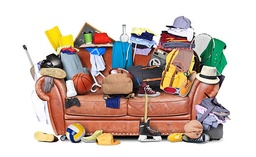
#> input picture MyApp/Apps/Object_Detection/Images/Couch.jpg, 256 x 157 px, shrunk from 612 x 376 before the run, found by its file name; its folder holds 6 pictures in this run
$ python Test.py
#> lines starting #> are read from the running program, lines starting #| are printed output that depends on the picture; after the words box and inside, x2 and y2 are one past the last pixel; in counts of white or black regions, pixels touching at a corner belong together
from PIL import Image
import os

class ImageProcessor:
    def __init__(self, image_path):
        self.image_path = image_path
        self.save_base_folder = r"MyApp\Apps\Object_Detection\Images"
        self.get_pixel_data()
        self.width, self.height = self.image.size

        self.GR_Ratio = []
        self.BR_Ratio = []
        self.R_Ratio = []

        self.RG_Ratio = []
        self.BG_Ratio = []
        self.G_Ratio = []

        self.RB_Ratio = []
        self.GB_Ratio = []
        self.B_Ratio = []

        self.grayscale_pixel_data=[]

        self.RED = 0
        self.GREEN = 1
        self.BLUE = 2

        #initial functions
        self.convert_to_grayscale()
        self.grayscale_convert_to_bw(0.2)
        self.refine_area(self.BW_pixel_data,1,0.1)
        self.find_edge(self.refined_pixels)
        self.blur_image(self.pixel_data, 4)

        self.get_rgb_ratio()

        self.pixels_to_image(self.ratios[self.RED], "RED")
        self.pixels_to_image(self.ratios[self.GREEN], "GREEN")
        self.pixels_to_image(self.ratios[self.BLUE], "BLUE")

        self.pixels_to_image(self.RG_Ratio, "REDGREEN")
        self.pixels_to_image(self.GB_Ratio, "GREENBLUE")
        self.pixels_to_image(self.BR_Ratio, "BLUERED")


        #self.refine_area(self.BWpixels,1,0.5)

    def get_pixel_data(self):
        try:
            self.image = Image.open(self.image_path)
#> self.image is the input picture: PIL image 256x157 RGB; mean R, G, B 204.6, 189.4, 181
            self.image = self.image.convert("RGB")
            self.pixel_data = list(self.image.getdata())
#> self.pixel_data = 40192 items
        except FileNotFoundError:
            print(f"Error: Image File not found at {self.image_path}")
            return None
        except Exception as e:
            print(f"An error has occured: {e}")
            return None

    def get_rgb_ratio(self):
        RED = 0
        GREEN = 1
        BLUE = 2

        for index, pixel in enumerate(self.pixel_data):
            if pixel[RED] != 0:                             #will avoid NULLS
                self.GR_Ratio.append(pixel[GREEN]/pixel[RED])
                self.BR_Ratio.append(pixel[BLUE]/pixel[RED])
                self.R_Ratio.append(self.GR_Ratio[index] + self.BR_Ratio[index])
            else:                                               #Set NULLS as None
                self.GR_Ratio.append(0)
                self.BR_Ratio.append(0)
                self.R_Ratio.append(0)

            if pixel[GREEN] != 0:                             #will avoid NULLS
                self.RG_Ratio.append(pixel[RED]/pixel[GREEN])
                self.BG_Ratio.append(pixel[BLUE]/pixel[GREEN])
                self.G_Ratio.append(self.RG_Ratio[index] + self.BG_Ratio[index])
            else:                                               #Set NULLS as None
                self.RG_Ratio.append(0)
                self.BG_Ratio.append(0)
                self.G_Ratio.append(0)

            if pixel[BLUE] != 0:                             #will avoid NULLS
                self.RB_Ratio.append(pixel[RED]/pixel[BLUE])
                self.GB_Ratio.append(pixel[GREEN]/pixel[BLUE])
                self.B_Ratio.append(self.RB_Ratio[index] + self.GB_Ratio[index])
            else:                                               #Set NULLS as None
                self.RB_Ratio.append(0)
                self.GB_Ratio.append(0)
                self.B_Ratio.append(0)

        self.ratios = [self.R_Ratio, self.G_Ratio, self.B_Ratio]
        #print(self.RB_Ratio)

    def pixels_to_image(self, pixel_list, save_name):
        valid_values = [p for p in pixel_list if p is not None]

        if not valid_values:
            print("No valid pixel data to create image")

        # Find min and max to normalize
        min_val = min(valid_values)
        max_val = max(valid_values)
        avg_val = sum(valid_values)/len(valid_values)
        #print(f"min_value = {min_val}")
        #print(f"max_value = {max_val}")

        def normalize(value):
            # Normalize ratio to 0-255
            if value is None:
                return 0
            if max_val == min_val:
                return 0
            norm = int(255 * (value - min_val) / (max_val - min_val))
            if value >= avg_val:
                norm = 255
            else:
                norm = 0
            return max(0, min(255, norm))

        self.BWpixels = [ (normalize(p), normalize(p), normalize(p)) for p in pixel_list]

        new_img = Image.new("RGB", (self.width, self.height))
        new_img.putdata(self.BWpixels)
        self.save_as_jpg(save_name, new_img)

    def blur_image(self, pixel_list, blur_amount = 0):                  #Use black and white pixel list (for now)
        self.blurred_pixels = []

        for current_height in range(0, self.height): #check parameter (width)
            for current_width in range(0, self.width): #check parameter (height)
                total_value = 0
                count = 0
                for check_range_height in range(-blur_amount, blur_amount + 1): #check parameter (width)
                    for check_range_width in range(-blur_amount, blur_amount + 1): #check parameter (height)
                        x = current_width + check_range_width
                        y = current_height + check_range_height
                        if 0 <= x < self.width and 0 <= y < self.height:  # bounds check
                            index = y * (self.width)+ x
                            total_value += pixel_list[index][0]
                            count += 1

                if count > 0:
                    Average = total_value // count
                else:
                    Average = 0

                self.blurred_pixels.append((Average,Average,Average))


        #print(self.refined_pixels)
        new_img = Image.new("RGB", (self.width, self.height))
        new_img.putdata(self.blurred_pixels)
        self.save_as_jpg("Blurred", new_img)

    def refine_area(self, pixel_list, area_check = 0, tolerance = 0.5):                  #Use black and white pixel list (for now)
        self.refined_pixels = []

        for current_height in range(0, self.height): #check parameter (height)
            for current_width in range(0, self.width): #check parameter (width)
                total_value = 0
                white_count = 0
                count = 0
                for check_range_height in range(-area_check, area_check + 1): #check parameter (height)
                    for check_range_width in range(-area_check, area_check + 1): #check parameter (width)
                        x = current_width + check_range_width
                        y = current_height + check_range_height
                        if 0 <= x < self.width and 0 <= y < self.height:  # bounds check

                            index = y * (self.width)+ x

                            #print(f"index {index}")
                            total_value = pixel_list[index]
                            if total_value == 0:
                                white_count += 1


                            count += 1
                            #print(f"Average = {Average}")

                #print(f"Average = {Average}")
                if count > 0:
                    if white_count <= count * tolerance:
                        total_value = 255
                    else:
                        total_value = 0
                else:
                    total_value = 0


                self.refined_pixels.append((total_value, total_value, total_value))


        #print(self.refined_pixels)
        new_img = Image.new("RGB", (self.width, self.height))
        new_img.putdata(self.refined_pixels)
        self.save_as_jpg("Refined", new_img)

# region Greyscale functions

    def convert_to_grayscale(self, image = None):
        if image is None:
            image = self.image
        self.grayscale_image = image.convert('L')
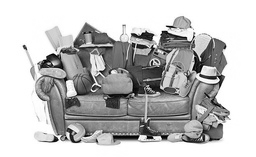
#> self.grayscale_image: PIL image 256x157 L; min 0, max 255, mean 193
        self.grayscale_pixel_data = list(self.grayscale_image.getdata())
#> self.grayscale_pixel_data = 40192 items
        self.save_as_jpg("GreyScale", self.grayscale_image)

    def grayscale_convert_to_bw(self, alpha = 0.5):
#> called with alpha = 0.2
        self.BW_pixel_data = []
        for index in range(0,len(self.grayscale_pixel_data)):
            if self.grayscale_pixel_data[index] >= 255*alpha:
                self.BW_pixel_data.append(255)
            else:
                self.BW_pixel_data.append(0)
#> after the loop, self.BW_pixel_data = 40192 items

        new_img = Image.new('L', (self.width, self.height))
#> new_img: PIL image 256x157 L; every value is 0
        new_img.putdata(self.BW_pixel_data)
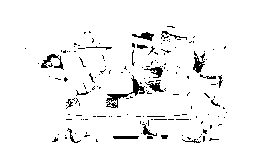
#> new_img: PIL image 256x157 L; 95.3% white; black in thin lines or dots, all inside (x1, y1, x2, y2) = (25, 26, 227, 143)
#> in refine_area, `new_img = Image.new("RGB", (self.width, self.height))`: new_img: PIL image 256x157 RGB; every value is 0
#> in refine_area, `new_img.putdata(self.refined_pixels)`: new_img: PIL image 256x157 RGB; 87.1% white; 67 black regions (28 under 20 px), largest, box (x1, y1, x2, y2) and area: (105, 59, 169, 109) 1084, (112, 115, 192, 140) 534, (192, 50, 224, 89) 440
        save_base_path = os.path.join(self.save_base_folder,"BW_image.jpg")

        new_img.save(save_base_path)

    def find_edge(self, pixel_list):
        self.edge_pixels = []
        self.edge = []
        for current_height in range(0, self.height): #check parameter (height)
            for current_width in range(0, self.width): #check parameter (width)
                global_index = current_height * (self.width) + current_width
                total_value = 0
                same_as_parent_count = 0
                count = 0
                for check_range_height in range(-1, 1): #check parameter (height)
                    for check_range_width in range(-1, 1): #check parameter (width)
                        x = current_width + check_range_width
                        y = current_height + check_range_height
                        if 0 <= x < self.width and 0 <= y < self.height:  # bounds check
                            count += 1
                            index = y * (self.width) + x
                            value = pixel_list[index]
                            if value == pixel_list[global_index]:
                                same_as_parent_count += 1

                if same_as_parent_count in range(4,6):
                    total_value = 255
                else:
                    total_value = 0
                self.edge.append((255, total_value,total_value ))
#> after the loop, self.edge = 40192 items

        new_img = Image.new("RGB", (self.width, self.height))
        new_img.putdata(self.edge)
        self.save_as_jpg("Edge_pixels", new_img)


# end region


    def save_as_jpg(self, save_name, image = None):
        try:
            if not save_name.lower().endswith('.jpg'):
                save_name += '.jpg'
            save_base_path = os.path.join(self.save_base_folder,save_name)
            image.save(save_base_path, "JPEG")

            print(f"Image saved as JPEG to {save_base_path}")
        except Exception as e:
            print(f"An error has occured: {e}")


if __name__ == "__main__":
    image = ImageProcessor(r"MyApp\Apps\Object_Detection\Images\Couch.jpg")
#> in blur_image, `new_img.putdata(self.blurred_pixels)`:
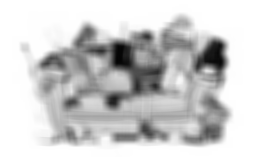
#> new_img: PIL image 256x157 RGB; min 3, max 255, mean 204.3
#> in pixels_to_image, `min_val = min(valid_values)`: min_val = 0
#> in pixels_to_image, `max_val = max(valid_values)`: max_val = 385
#> in pixels_to_image, `avg_val = sum(valid_values)/len(valid_values)`: avg_val = 2.82
#> in normalize, `norm = int(255 * (value - min_val) / (max_val - min_val))`: norm = 1
#> in pixels_to_image, `self.BWpixels = [ (normalize(p), normalize(p), normalize(p)) for p in ..`: self.BWpixels = 40192 items
#> in pixels_to_image, `new_img.putdata(self.BWpixels)`: new_img: PIL image 256x157 RGB; 3.7% white; 33 white regions (26 under 20 px), largest, box (x1, y1, x2, y2) and area: (200, 38, 227, 75) 547, (112, 41, 133, 70) 464, (85, 47, 106, 56) 120
#> in pixels_to_image (call 2), `new_img.putdata(self.BWpixels)`: new_img: PIL image 256x157 RGB; 26.8% white; 52 white regions (47 under 20 px), largest, box (x1, y1, x2, y2) and area: (36, 31, 229, 143) 10077, (92, 32, 113, 45) 216, (169, 17, 191, 29) 158, (131, 32, 156, 44) 146, (37, 62, 44, 70) 33
#> call 3 of pixels_to_image, with save_name = 'BLUE'
#> in pixels_to_image (call 3), `max_val = max(valid_values)`: max_val = 483
#> in pixels_to_image (call 3), `avg_val = sum(valid_values)/len(valid_values)`: avg_val = 2.86
#> in pixels_to_image (call 3), `new_img.putdata(self.BWpixels)`:
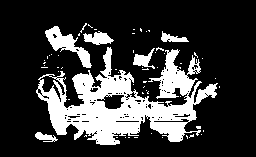
#> new_img: PIL image 256x157 RGB; 23% white; 61 white regions (55 under 20 px), largest, box (x1, y1, x2, y2) and area: (36, 47, 218, 145) 7629, (45, 26, 92, 68) 666, (83, 31, 114, 45) 261, (133, 48, 155, 69) 203, (161, 31, 189, 42) 153, (35, 132, 58, 142) 128
#> call 4 of pixels_to_image, with save_name = 'REDGREEN'
#> in pixels_to_image (call 4), `max_val = max(valid_values)`: max_val = 62.5
#> in pixels_to_image (call 4), `avg_val = sum(valid_values)/len(valid_values)`: avg_val = 1.21
#> in pixels_to_image (call 4), `new_img.putdata(self.BWpixels)`:
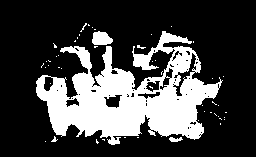
#> new_img: PIL image 256x157 RGB; 26.5% white; 51 white regions (48 under 20 px), largest, box (x1, y1, x2, y2) and area: (36, 31, 223, 145) 10221, (92, 31, 113, 45) 224, (169, 137, 183, 142) 47
#> in pixels_to_image (call 5), `max_val = max(valid_values)`: max_val = 230
#> in pixels_to_image (call 5), `avg_val = sum(valid_values)/len(valid_values)`: avg_val = 1.26
#> in pixels_to_image (call 5), `new_img.putdata(self.BWpixels)`:
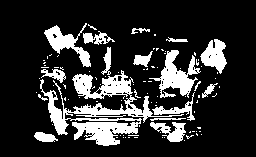
#> new_img: PIL image 256x157 RGB; 19.2% white; 97 white regions (80 under 20 px), largest, box (x1, y1, x2, y2) and area: (40, 70, 184, 146) 3404, (149, 50, 201, 98) 991, (44, 23, 91, 67) 688
#> in pixels_to_image (call 6), `max_val = max(valid_values)`: max_val = 225
#> in pixels_to_image (call 6), `avg_val = sum(valid_values)/len(valid_values)`: avg_val = 1.42
#> in pixels_to_image (call 6), `new_img.putdata(self.BWpixels)`:
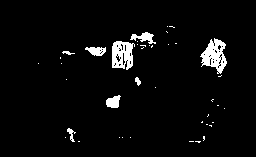
#> new_img: PIL image 256x157 RGB; 4% white; 41 white regions (33 under 20 px), largest, box (x1, y1, x2, y2) and area: (200, 38, 227, 74) 523, (112, 41, 135, 70) 471, (130, 32, 156, 44) 151
